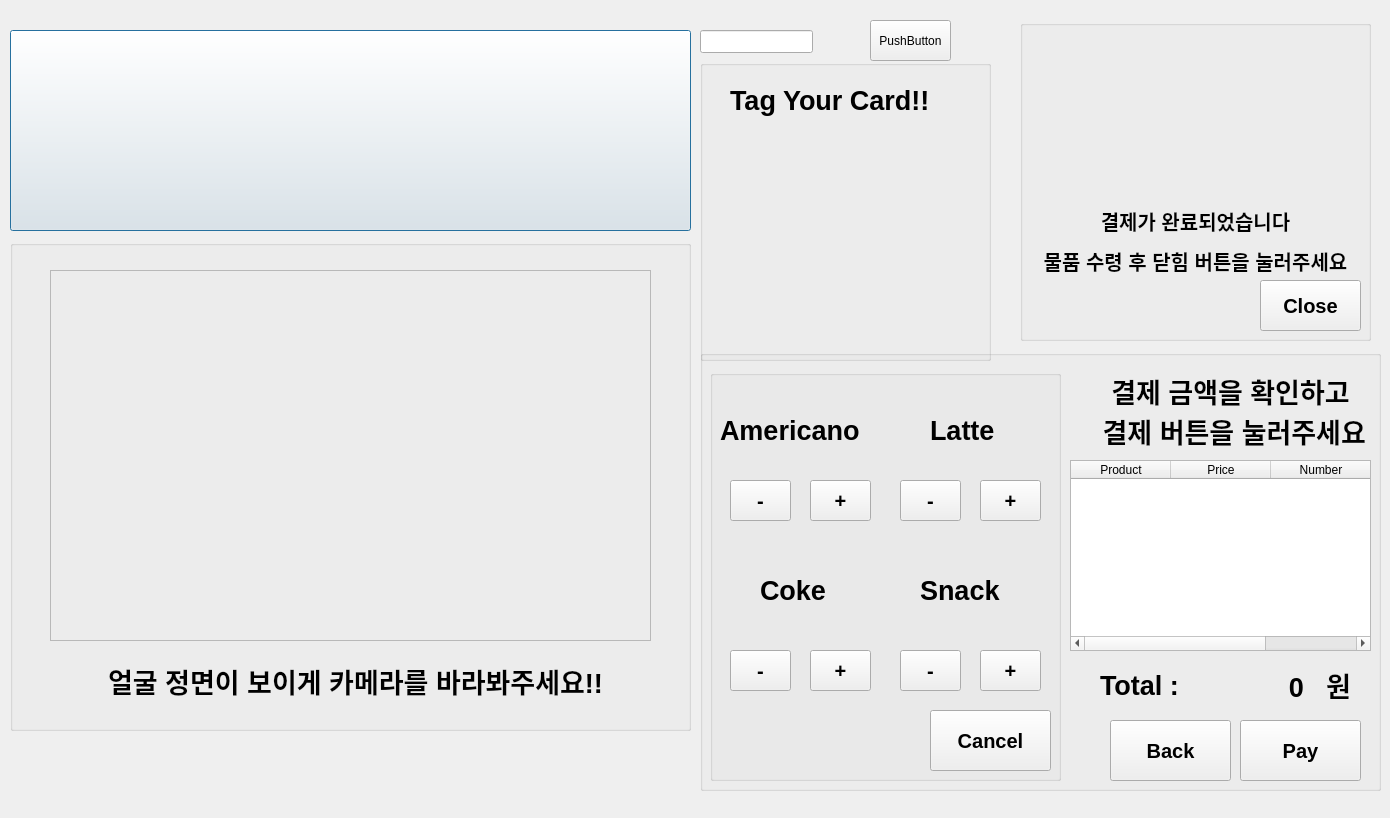
<?xml version="1.0" encoding="UTF-8"?>
<ui version="4.0">
 <class>Dialog</class>
 <widget class="QDialog" name="Dialog">
  <property name="geometry">
   <rect>
    <x>0</x>
    <y>0</y>
    <width>1390</width>
    <height>818</height>
   </rect>
  </property>
  <property name="windowTitle">
   <string>Dialog</string>
  </property>
  <property name="styleSheet">
   <string notr="true"/>
  </property>
  <widget class="QLineEdit" name="nameLine">
   <property name="geometry">
    <rect>
     <x>700</x>
     <y>30</y>
     <width>113</width>
     <height>23</height>
    </rect>
   </property>
  </widget>
  <widget class="QPushButton" name="normalBtn">
   <property name="geometry">
    <rect>
     <x>10</x>
     <y>30</y>
     <width>681</width>
     <height>201</height>
    </rect>
   </property>
   <property name="styleSheet">
    <string notr="true">image: url(:/Icon/normal.png);</string>
   </property>
   <property name="text">
    <string/>
   </property>
   <property name="default">
    <bool>false</bool>
   </property>
  </widget>
  <widget class="QGroupBox" name="cameraGroup">
   <property name="geometry">
    <rect>
     <x>10</x>
     <y>240</y>
     <width>681</width>
     <height>491</height>
    </rect>
   </property>
   <property name="title">
    <string/>
   </property>
   <widget class="QLabel" name="label">
    <property name="geometry">
     <rect>
      <x>40</x>
      <y>30</y>
      <width>601</width>
      <height>371</height>
     </rect>
    </property>
    <property name="frameShape">
     <enum>QFrame::StyledPanel</enum>
    </property>
    <property name="text">
     <string/>
    </property>
   </widget>
   <widget class="QLabel" name="faceLabel">
    <property name="geometry">
     <rect>
      <x>50</x>
      <y>420</y>
      <width>591</width>
      <height>41</height>
     </rect>
    </property>
    <property name="font">
     <font>
      <pointsize>20</pointsize>
      <weight>75</weight>
      <bold>true</bold>
     </font>
    </property>
    <property name="text">
     <string>얼굴 정면이 보이게 카메라를 바라봐주세요!!</string>
    </property>
    <property name="alignment">
     <set>Qt::AlignCenter</set>
    </property>
   </widget>
  </widget>
  <widget class="QGroupBox" name="orderGroup">
   <property name="geometry">
    <rect>
     <x>700</x>
     <y>350</y>
     <width>681</width>
     <height>441</height>
    </rect>
   </property>
   <property name="title">
    <string/>
   </property>
   <widget class="QLabel" name="totalPrice">
    <property name="geometry">
     <rect>
      <x>483</x>
      <y>312</y>
      <width>121</width>
      <height>50</height>
     </rect>
    </property>
    <property name="font">
     <font>
      <pointsize>20</pointsize>
      <weight>75</weight>
      <bold>true</bold>
     </font>
    </property>
    <property name="text">
     <string>0</string>
    </property>
    <property name="alignment">
     <set>Qt::AlignRight|Qt::AlignTrailing|Qt::AlignVCenter</set>
    </property>
   </widget>
   <widget class="QLabel" name="label_3">
    <property name="geometry">
     <rect>
      <x>400</x>
      <y>315</y>
      <width>91</width>
      <height>41</height>
     </rect>
    </property>
    <property name="font">
     <font>
      <pointsize>20</pointsize>
      <weight>75</weight>
      <bold>true</bold>
     </font>
    </property>
    <property name="text">
     <string>Total :</string>
    </property>
   </widget>
   <widget class="QLabel" name="wonLabel">
    <property name="geometry">
     <rect>
      <x>530</x>
      <y>310</y>
      <width>121</width>
      <height>50</height>
     </rect>
    </property>
    <property name="font">
     <font>
      <pointsize>20</pointsize>
      <weight>75</weight>
      <bold>true</bold>
     </font>
    </property>
    <property name="text">
     <string>원</string>
    </property>
    <property name="alignment">
     <set>Qt::AlignRight|Qt::AlignTrailing|Qt::AlignVCenter</set>
    </property>
   </widget>
   <widget class="QGroupBox" name="menuGroup">
    <property name="geometry">
     <rect>
      <x>10</x>
      <y>20</y>
      <width>351</width>
      <height>411</height>
     </rect>
    </property>
    <property name="title">
     <string/>
    </property>
    <widget class="QPushButton" name="addAmericanoBtn">
     <property name="geometry">
      <rect>
       <x>100</x>
       <y>110</y>
       <width>61</width>
       <height>41</height>
      </rect>
     </property>
     <property name="font">
      <font>
       <pointsize>15</pointsize>
       <weight>75</weight>
       <bold>true</bold>
      </font>
     </property>
     <property name="styleSheet">
      <string notr="true"/>
     </property>
     <property name="text">
      <string>+</string>
     </property>
     <property name="default">
      <bool>false</bool>
     </property>
    </widget>
    <widget class="QLabel" name="label_4">
     <property name="geometry">
      <rect>
       <x>10</x>
       <y>40</y>
       <width>171</width>
       <height>41</height>
      </rect>
     </property>
     <property name="font">
      <font>
       <pointsize>20</pointsize>
       <weight>75</weight>
       <bold>true</bold>
      </font>
     </property>
     <property name="text">
      <string>Americano</string>
     </property>
    </widget>
    <widget class="QPushButton" name="addCokeBtn">
     <property name="geometry">
      <rect>
       <x>100</x>
       <y>280</y>
       <width>61</width>
       <height>41</height>
      </rect>
     </property>
     <property name="font">
      <font>
       <pointsize>15</pointsize>
       <weight>75</weight>
       <bold>true</bold>
      </font>
     </property>
     <property name="styleSheet">
      <string notr="true"/>
     </property>
     <property name="text">
      <string>+</string>
     </property>
     <property name="default">
      <bool>false</bool>
     </property>
    </widget>
    <widget class="QPushButton" name="addSnackBtn">
     <property name="geometry">
      <rect>
       <x>270</x>
       <y>280</y>
       <width>61</width>
       <height>41</height>
      </rect>
     </property>
     <property name="font">
      <font>
       <pointsize>15</pointsize>
       <weight>75</weight>
       <bold>true</bold>
      </font>
     </property>
     <property name="styleSheet">
      <string notr="true"/>
     </property>
     <property name="text">
      <string>+</string>
     </property>
     <property name="default">
      <bool>false</bool>
     </property>
    </widget>
    <widget class="QPushButton" name="addLatteBtn">
     <property name="geometry">
      <rect>
       <x>270</x>
       <y>110</y>
       <width>61</width>
       <height>41</height>
      </rect>
     </property>
     <property name="font">
      <font>
       <pointsize>15</pointsize>
       <weight>75</weight>
       <bold>true</bold>
      </font>
     </property>
     <property name="styleSheet">
      <string notr="true"/>
     </property>
     <property name="text">
      <string>+</string>
     </property>
     <property name="default">
      <bool>false</bool>
     </property>
    </widget>
    <widget class="QPushButton" name="subAmericanoBtn">
     <property name="geometry">
      <rect>
       <x>20</x>
       <y>110</y>
       <width>61</width>
       <height>41</height>
      </rect>
     </property>
     <property name="font">
      <font>
       <pointsize>15</pointsize>
       <weight>75</weight>
       <bold>true</bold>
      </font>
     </property>
     <property name="styleSheet">
      <string notr="true"/>
     </property>
     <property name="text">
      <string>-</string>
     </property>
     <property name="autoDefault">
      <bool>true</bool>
     </property>
     <property name="default">
      <bool>false</bool>
     </property>
    </widget>
    <widget class="QPushButton" name="subCokeBtn">
     <property name="geometry">
      <rect>
       <x>20</x>
       <y>280</y>
       <width>61</width>
       <height>41</height>
      </rect>
     </property>
     <property name="font">
      <font>
       <pointsize>15</pointsize>
       <weight>75</weight>
       <bold>true</bold>
      </font>
     </property>
     <property name="styleSheet">
      <string notr="true"/>
     </property>
     <property name="text">
      <string>-</string>
     </property>
     <property name="default">
      <bool>false</bool>
     </property>
    </widget>
    <widget class="QPushButton" name="subSnackBtn">
     <property name="geometry">
      <rect>
       <x>190</x>
       <y>280</y>
       <width>61</width>
       <height>41</height>
      </rect>
     </property>
     <property name="font">
      <font>
       <pointsize>15</pointsize>
       <weight>75</weight>
       <bold>true</bold>
      </font>
     </property>
     <property name="styleSheet">
      <string notr="true"/>
     </property>
     <property name="text">
      <string>-</string>
     </property>
     <property name="default">
      <bool>false</bool>
     </property>
    </widget>
    <widget class="QPushButton" name="subLatteBtn">
     <property name="geometry">
      <rect>
       <x>190</x>
       <y>110</y>
       <width>61</width>
       <height>41</height>
      </rect>
     </property>
     <property name="font">
      <font>
       <pointsize>15</pointsize>
       <weight>75</weight>
       <bold>true</bold>
      </font>
     </property>
     <property name="styleSheet">
      <string notr="true"/>
     </property>
     <property name="text">
      <string>-</string>
     </property>
     <property name="default">
      <bool>false</bool>
     </property>
    </widget>
    <widget class="QLabel" name="label_5">
     <property name="geometry">
      <rect>
       <x>210</x>
       <y>200</y>
       <width>91</width>
       <height>41</height>
      </rect>
     </property>
     <property name="font">
      <font>
       <pointsize>20</pointsize>
       <weight>75</weight>
       <bold>true</bold>
      </font>
     </property>
     <property name="text">
      <string>Snack</string>
     </property>
    </widget>
    <widget class="QLabel" name="label_6">
     <property name="geometry">
      <rect>
       <x>50</x>
       <y>200</y>
       <width>91</width>
       <height>41</height>
      </rect>
     </property>
     <property name="font">
      <font>
       <pointsize>20</pointsize>
       <weight>75</weight>
       <bold>true</bold>
      </font>
     </property>
     <property name="text">
      <string>Coke</string>
     </property>
    </widget>
    <widget class="QLabel" name="label_7">
     <property name="geometry">
      <rect>
       <x>220</x>
       <y>40</y>
       <width>91</width>
       <height>41</height>
      </rect>
     </property>
     <property name="font">
      <font>
       <pointsize>20</pointsize>
       <weight>75</weight>
       <bold>true</bold>
      </font>
     </property>
     <property name="text">
      <string>Latte</string>
     </property>
    </widget>
    <widget class="QPushButton" name="cancelBtn">
     <property name="geometry">
      <rect>
       <x>220</x>
       <y>340</y>
       <width>121</width>
       <height>61</height>
      </rect>
     </property>
     <property name="font">
      <font>
       <pointsize>15</pointsize>
       <weight>75</weight>
       <bold>true</bold>
      </font>
     </property>
     <property name="styleSheet">
      <string notr="true"/>
     </property>
     <property name="text">
      <string>Cancel</string>
     </property>
     <property name="default">
      <bool>false</bool>
     </property>
    </widget>
   </widget>
   <widget class="QPushButton" name="backBtn">
    <property name="geometry">
     <rect>
      <x>410</x>
      <y>370</y>
      <width>121</width>
      <height>61</height>
     </rect>
    </property>
    <property name="font">
     <font>
      <pointsize>15</pointsize>
      <weight>75</weight>
      <bold>true</bold>
     </font>
    </property>
    <property name="styleSheet">
     <string notr="true"/>
    </property>
    <property name="text">
     <string>Back</string>
    </property>
    <property name="default">
     <bool>false</bool>
    </property>
   </widget>
   <widget class="QTableWidget" name="orderTable">
    <property name="geometry">
     <rect>
      <x>370</x>
      <y>110</y>
      <width>301</width>
      <height>191</height>
     </rect>
    </property>
    <column>
     <property name="text">
      <string>Product</string>
     </property>
    </column>
    <column>
     <property name="text">
      <string>Price</string>
     </property>
    </column>
    <column>
     <property name="text">
      <string>Number</string>
     </property>
    </column>
   </widget>
   <widget class="QPushButton" name="payBtn">
    <property name="geometry">
     <rect>
      <x>540</x>
      <y>370</y>
      <width>121</width>
      <height>61</height>
     </rect>
    </property>
    <property name="font">
     <font>
      <pointsize>15</pointsize>
      <weight>75</weight>
      <bold>true</bold>
     </font>
    </property>
    <property name="styleSheet">
     <string notr="true"/>
    </property>
    <property name="text">
     <string>Pay</string>
    </property>
    <property name="default">
     <bool>false</bool>
    </property>
   </widget>
   <widget class="QLabel" name="label_10">
    <property name="geometry">
     <rect>
      <x>390</x>
      <y>20</y>
      <width>281</width>
      <height>81</height>
     </rect>
    </property>
    <property name="font">
     <font>
      <pointsize>20</pointsize>
      <weight>75</weight>
      <bold>true</bold>
     </font>
    </property>
    <property name="text">
     <string>결제 금액을 확인하고
 결제 버튼을 눌러주세요</string>
    </property>
    <property name="alignment">
     <set>Qt::AlignCenter</set>
    </property>
   </widget>
  </widget>
  <widget class="QPushButton" name="testBtn">
   <property name="geometry">
    <rect>
     <x>870</x>
     <y>20</y>
     <width>81</width>
     <height>41</height>
    </rect>
   </property>
   <property name="text">
    <string>PushButton</string>
   </property>
  </widget>
  <widget class="QGroupBox" name="rfidGroup">
   <property name="geometry">
    <rect>
     <x>700</x>
     <y>60</y>
     <width>291</width>
     <height>301</height>
    </rect>
   </property>
   <property name="title">
    <string/>
   </property>
   <widget class="QLabel" name="tagLabel">
    <property name="geometry">
     <rect>
      <x>20</x>
      <y>70</y>
      <width>251</width>
      <height>181</height>
     </rect>
    </property>
    <property name="styleSheet">
     <string notr="true">image: url(:/Icon/NFC-Card.png);</string>
    </property>
    <property name="text">
     <string/>
    </property>
   </widget>
   <widget class="QLabel" name="label_8">
    <property name="geometry">
     <rect>
      <x>30</x>
      <y>20</y>
      <width>261</width>
      <height>41</height>
     </rect>
    </property>
    <property name="font">
     <font>
      <pointsize>20</pointsize>
      <weight>75</weight>
      <bold>true</bold>
     </font>
    </property>
    <property name="text">
     <string>Tag Your Card!!</string>
    </property>
   </widget>
  </widget>
  <widget class="QGroupBox" name="noticeGroup">
   <property name="geometry">
    <rect>
     <x>1020</x>
     <y>20</y>
     <width>351</width>
     <height>321</height>
    </rect>
   </property>
   <property name="title">
    <string/>
   </property>
   <widget class="QPushButton" name="closeBtn">
    <property name="geometry">
     <rect>
      <x>240</x>
      <y>260</y>
      <width>101</width>
      <height>51</height>
     </rect>
    </property>
    <property name="font">
     <font>
      <pointsize>15</pointsize>
      <weight>75</weight>
      <bold>true</bold>
     </font>
    </property>
    <property name="text">
     <string>Close</string>
    </property>
   </widget>
   <widget class="QLabel" name="label_9">
    <property name="geometry">
     <rect>
      <x>20</x>
      <y>220</y>
      <width>311</width>
      <height>41</height>
     </rect>
    </property>
    <property name="font">
     <font>
      <pointsize>15</pointsize>
      <weight>75</weight>
      <bold>true</bold>
     </font>
    </property>
    <property name="text">
     <string>물품 수령 후 닫힘 버튼을 눌러주세요</string>
    </property>
    <property name="alignment">
     <set>Qt::AlignCenter</set>
    </property>
   </widget>
   <widget class="QLabel" name="noticeLabel">
    <property name="geometry">
     <rect>
      <x>80</x>
      <y>20</y>
      <width>191</width>
      <height>141</height>
     </rect>
    </property>
    <property name="styleSheet">
     <string notr="true"/>
    </property>
    <property name="text">
     <string/>
    </property>
   </widget>
   <widget class="QLabel" name="label_11">
    <property name="geometry">
     <rect>
      <x>20</x>
      <y>180</y>
      <width>311</width>
      <height>41</height>
     </rect>
    </property>
    <property name="font">
     <font>
      <pointsize>15</pointsize>
      <weight>75</weight>
      <bold>true</bold>
     </font>
    </property>
    <property name="text">
     <string>결제가 완료되었습니다</string>
    </property>
    <property name="alignment">
     <set>Qt::AlignCenter</set>
    </property>
   </widget>
   <widget class="QLabel" name="noticeLabel_2">
    <property name="geometry">
     <rect>
      <x>70</x>
      <y>30</y>
      <width>201</width>
      <height>151</height>
     </rect>
    </property>
    <property name="styleSheet">
     <string notr="true">image: url(:/Icon/check.png);</string>
    </property>
    <property name="text">
     <string/>
    </property>
   </widget>
  </widget>
 </widget>
 <resources>
  <include location="../data/resource.qrc"/>
 </resources>
 <connections/>
</ui>
